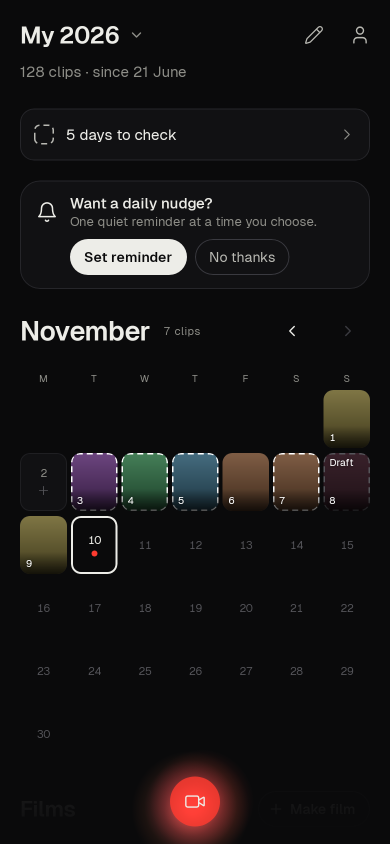
#> input picture composeApp/src/test/snapshots/AutoFillCalendar-dark.png, 780 x 1688 px (shown at 1/2 size)
$ python compare.py ../composeApp/src/test/snapshots/AutoFillCalendar-dark.png ../composeApp/src/test/snapshots/AutoFillCalendar-light.png out.png
#> lines starting #> are read from the running program, lines starting #| are printed output that depends on the picture
"""Side-by-side + 50% overlay of an app screenshot and a design PNG.
usage: python3 tools/compare.py app.png design.png out.png
Both are scaled to the same width (1170 px = 390 dp @3x). Needs Pillow (pip install pillow).
A red 8 dp grid is drawn on the overlay to help read offsets."""
import sys
from PIL import Image, ImageDraw

W = 1170
def load(p):
    im = Image.open(p).convert("RGB")
#> im is the input picture: PIL image 780x1688 RGB; mean R, G, B 23.4, 21.4, 21.7
    return im.resize((W, round(im.height * W / im.width)))

app, des = load(sys.argv[1]), load(sys.argv[2])
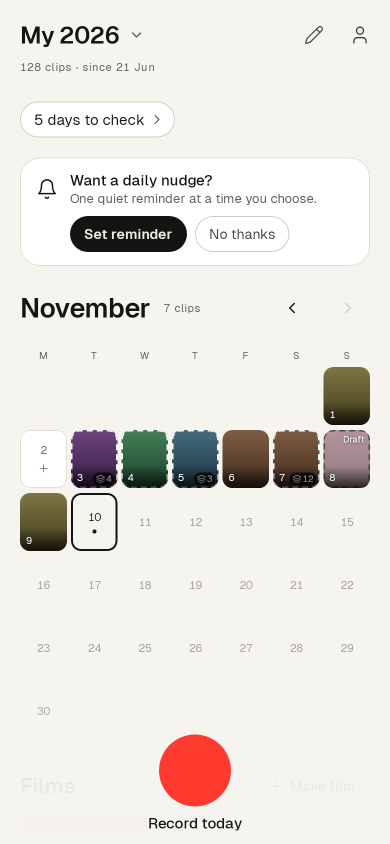
#> input picture composeApp/src/test/snapshots/AutoFillCalendar-light.png, 780 x 1688 px (shown at 1/2 size)
#> in load, im is the input picture: PIL image 780x1688 RGB; mean R, G, B 231.3, 226.9, 222.2
h = max(app.height, des.height)
#> h = 2532
over = Image.blend(app.crop((0, 0, W, h)), des.crop((0, 0, W, h)), 0.5)
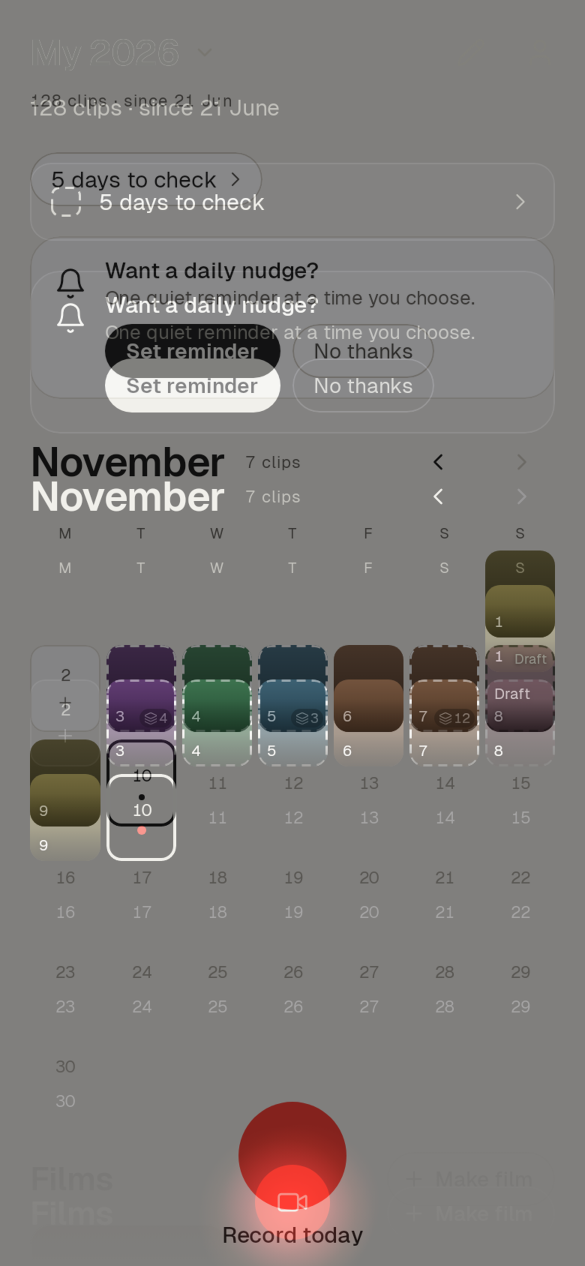
#> over: PIL image 1170x2532 RGB (shown at 1/2 size); mean R, G, B 127.2, 124, 121.9
d = ImageDraw.Draw(over)
for x in range(0, W, 24):
    d.line([(x, 0), (x, h)], fill=(255, 0, 0) if x % 120 == 0 else (90, 0, 0))
for y in range(0, h, 24):
    d.line([(0, y), (W, y)], fill=(255, 0, 0) if y % 120 == 0 else (90, 0, 0))
out = Image.new("RGB", (W * 3 + 80, h), (20, 20, 20))
#> out: PIL image 3590x2532 RGB; every value is 20
out.paste(app, (0, 0)); out.paste(des, (W + 40, 0)); out.paste(over, (2 * W + 80, 0))
#> after `out.paste(app, (0, 0))`:
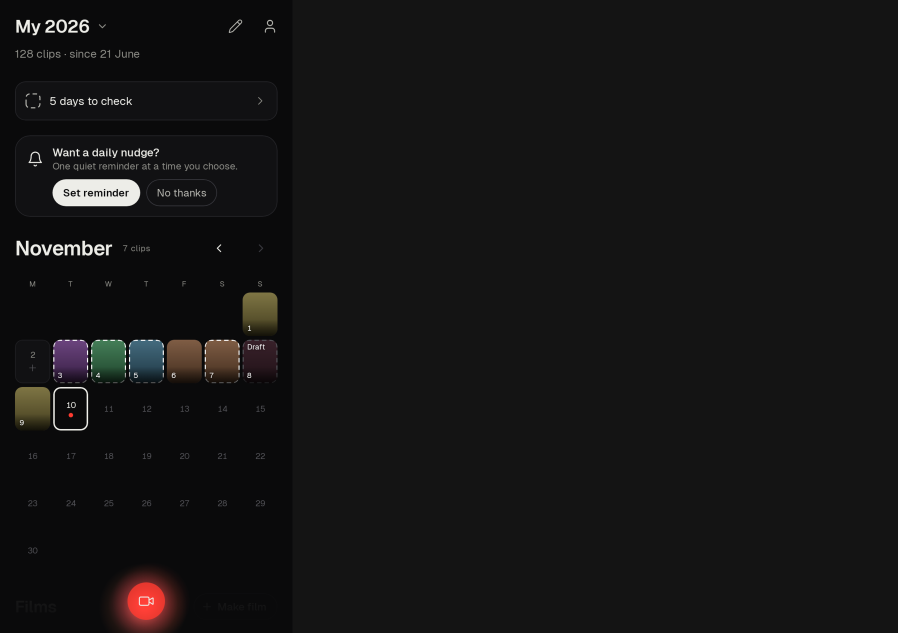
#> out: PIL image 3590x2532 RGB (shown at 1/4 size); mean R, G, B 21.1, 20.4, 20.5
#> after `out.paste(des, (W + 40, 0))`:
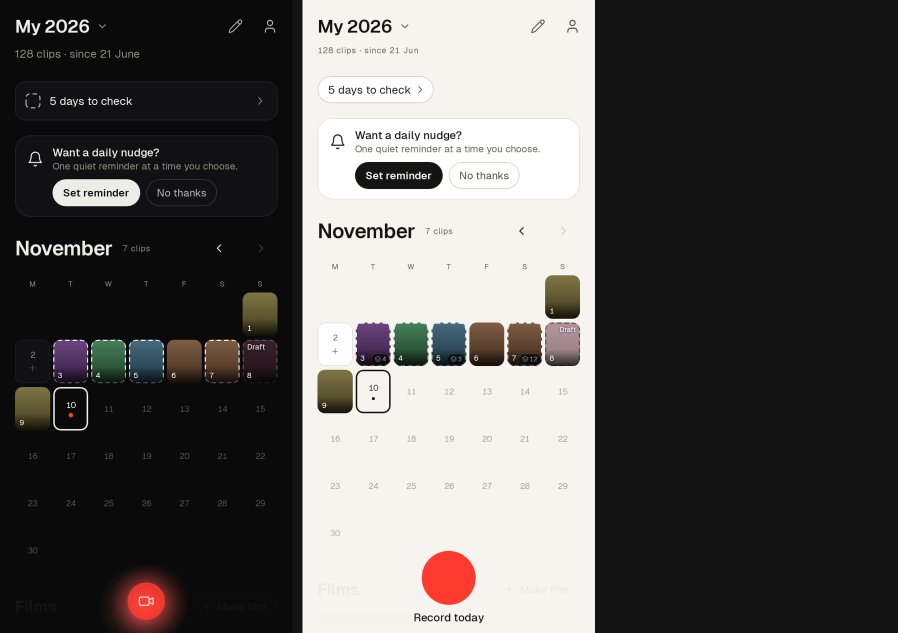
#> out: PIL image 3590x2532 RGB (shown at 1/4 size); mean R, G, B 90, 87.9, 86.4
#> after `out.paste(over, (2 * W + 80, 0))`:
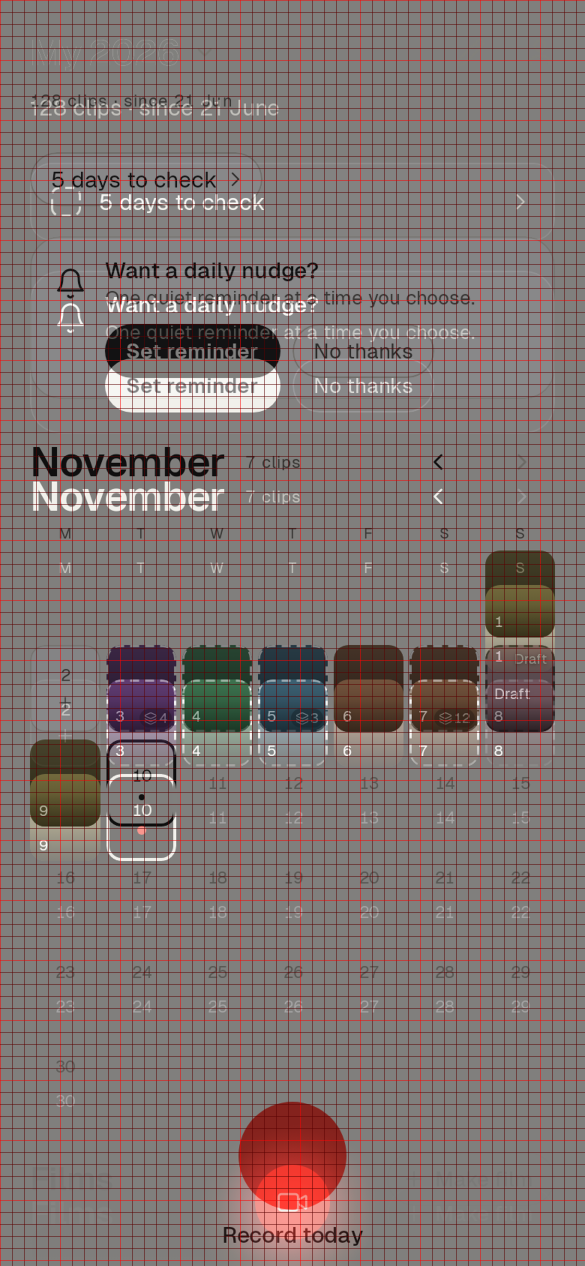
#> over: PIL image 1170x2532 RGB (shown at 1/2 size); mean R, G, B 127, 113.8, 111.9
#> after `out.paste(over, (2 * W + 80, 0))`:
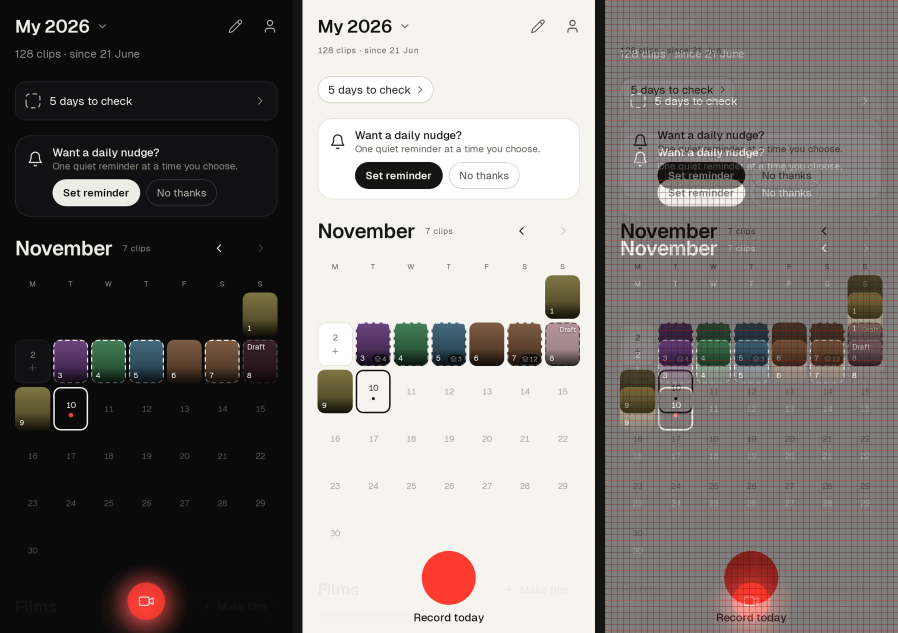
#> out: PIL image 3590x2532 RGB (shown at 1/4 size); mean R, G, B 124.8, 118.5, 116.4
out.save(sys.argv[3])
print("app | design | overlay  ->", sys.argv[3])
